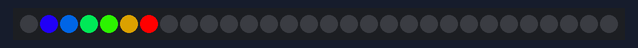
The program below on a simulated Raspberry Pi Pico running MicroPython. On the bench: 30 RGB LEDs in strip order, left to right. What the program prints to the serial console is not drawn.

Above: at 0.01 s.
At 0.36 s:
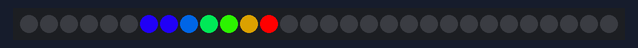
At 0.83 s:
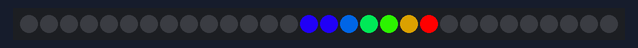
At 1.18 s:
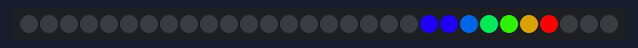
At 1.64 s:
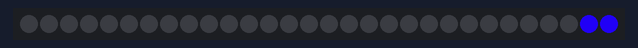
At 1.99 s:
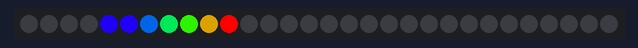

The program:

13-moving-rainbow.py
```python
# Lab 13: Moving Rainbow with the Color Wheel
# Filename: 13-moving-rainbow.py
# Version: 1.0.0
#
# A short rainbow, built with the color wheel function, slides along the
# strip.

from machine import Pin
from neopixel import NeoPixel
from utime import sleep
import config

# hardware settings from config.py
NEOPIXEL_PIN = config.NEOPIXEL_PIN
NUMBER_PIXELS = config.NUMBER_PIXELS

RAINBOW_LENGTH = 7
PERCENT_COLOR_WHEEL = round(255/RAINBOW_LENGTH)

strip = NeoPixel(Pin(NEOPIXEL_PIN), NUMBER_PIXELS)

def wheel(pos):
    # Input a value 0 to 255 to get a color value.
    # The colors are a transition r - g - b - back to r.
    if pos < 0 or pos > 255:
        return (0, 0, 0)
    if pos < 85:
        return (255 - pos * 3, pos * 3, 0)
    if pos < 170:
        pos -= 85
        return (0, 255 - pos * 3, pos * 3)
    pos -= 170
    return (pos * 3, 0, 255 - pos * 3)

# erase the entire strip
def erase():
    for i in range(0, NUMBER_PIXELS):
        strip[i] = (0,0,0)
        strip.write()

counter = 0
while True:
    for i in range(0, RAINBOW_LENGTH-1):
        color_index = round(i*PERCENT_COLOR_WHEEL)
        color = wheel(color_index)
        # print(color_index, color)
        # start at the end and subtract to go backwards and add the counter for offset
        index = RAINBOW_LENGTH-1 - i  + counter
        print(index)
        if index < NUMBER_PIXELS:
            strip[index] = color
        strip.write()
    # erase the tail if we are not at the start
    if counter > 0:
        print('off:', counter-1)
        strip[counter-1] = (0,0,0)
        strip.write()
    # turn off the last pixel at the top
    if counter == NUMBER_PIXELS-1:
        strip[counter] = (0,0,0)
    sleep(.05)
    counter += 1
    # wrap the counter using modulo
    counter = counter % NUMBER_PIXELS
```

config.py
```python
# Moving Rainbow Configuration file
# Filename: config.py
# Version: 1.0.0
#
# This file contains the hardware configuration for your kit.
# It is imported by each program.
NEOPIXEL_PIN = 0
NUMBER_PIXELS = 30
BUTTON_PIN_1 = 15
BUTTON_PIN_2 = 14
```

Measured:
- by itself, everything shown: repeats every 1.7 s, in 30 steps
